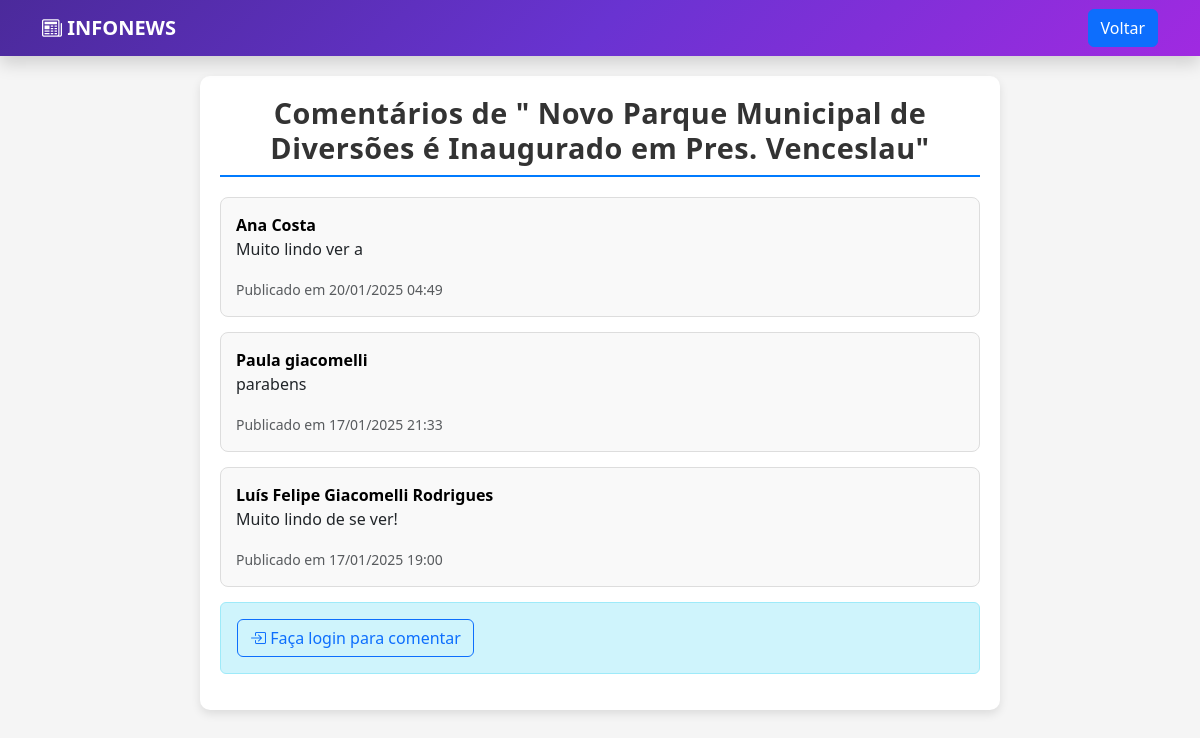
The page /comentarios.php?id=9 on the database as committed earlier.
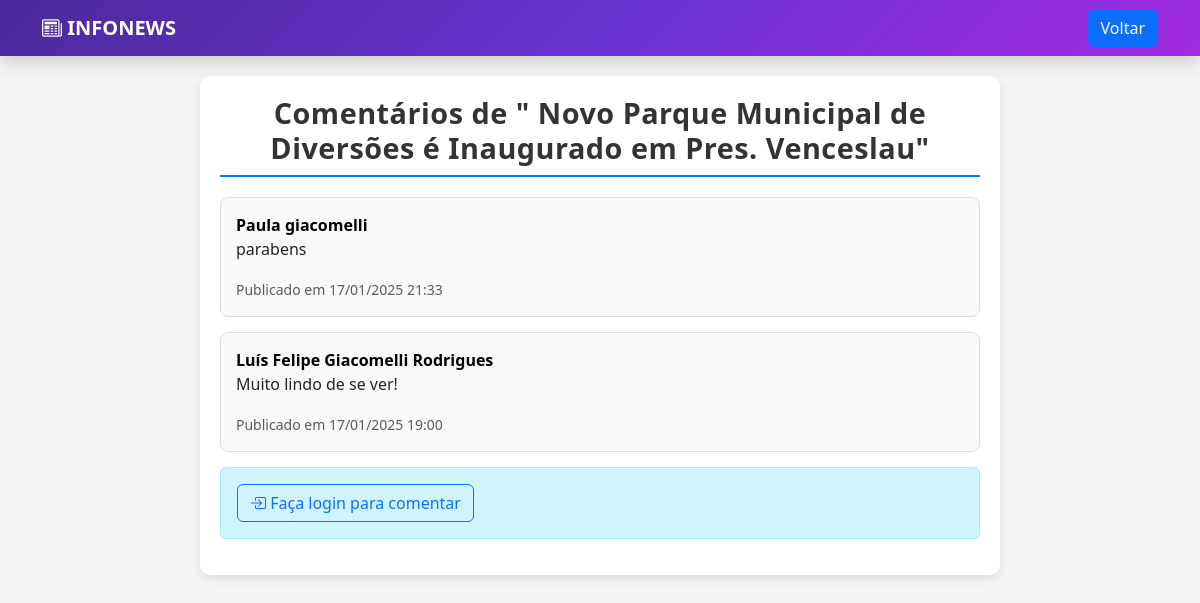
The same page on the database as committed later.
### tables this page shows
CREATE TABLE `noticias` (
  `not_codigo` int(11) NOT NULL,
  `not_titulo` varchar(200) NOT NULL,
  `not_conteudo` text NOT NULL,
  `not_autor_codigo` int(11) NOT NULL,
  `not_publicado_em` timestamp NULL DEFAULT current_timestamp(),
  `created_at` timestamp NOT NULL DEFAULT current_timestamp(),
  `updated_at` timestamp NOT NULL DEFAULT current_timestamp() ON UPDATE current_timestamp(),
  `not_imagem` varchar(300) NOT NULL
);

CREATE TABLE `comentarios` (
  `com_codigo` int(11) NOT NULL,
  `usu_codigo` int(11) NOT NULL,
  `not_codigo` int(11) NOT NULL,
  `com_conteudo` text NOT NULL,
  `com_criadoem` timestamp NOT NULL DEFAULT current_timestamp()
);

CREATE TABLE `usuarios` (
  `usu_codigo` int(11) NOT NULL,
  `usu_nome` varchar(100) NOT NULL,
  `usu_email` varchar(150) NOT NULL,
  `usu_senha` varchar(255) NOT NULL,
  `created_at` timestamp NOT NULL DEFAULT current_timestamp(),
  `updated_at` timestamp NOT NULL DEFAULT current_timestamp() ON UPDATE current_timestamp(),
  `usu_nivel` varchar(50) DEFAULT NULL,
  `usu_foto` varchar(255) DEFAULT NULL,
  `usu_foto_de_fundo` varchar(255) DEFAULT NULL
);

### comentarios.php (the view, shortened to what this page needs)
<?php
$conexao = conexao::getInstance();
$sql = "
    SELECT c.*, u.usu_nome
    FROM comentarios c
    JOIN usuarios u ON c.usu_codigo = u.usu_codigo
    WHERE c.not_codigo = :not_codigo ORDER BY c.com_criadoem DESC
";
$stm = $conexao->prepare($sql);
$stm->bindValue(':not_codigo', $_GET['id']);
$stm->execute();
$comentarios = $stm->fetchAll(PDO::FETCH_OBJ);
$sql = "SELECT * FROM noticias WHERE not_codigo = :not_codigo";
$stm = $conexao->prepare($sql);
$stm->bindValue(':not_codigo', $_GET['id']);
$stm->execute();
$noticia = $stm->fetch(PDO::FETCH_OBJ);
?>
<!DOCTYPE html>
<html lang="pt-br">
<head>
    <link rel="stylesheet" href="https://cdn.jsdelivr.net/npm/bootstrap-icons/font/bootstrap-icons.css">
    <link href="https://cdn.jsdelivr.net/npm/bootstrap@5.3.3/dist/css/bootstrap.min.css" rel="stylesheet">
</head>
<body>
    <?php include 'header.php'; ?>
    <div class="comments-section">
        <h2 class="comments-title">Comentários de "<?= $noticia->not_titulo ?>"</h2>
        <?php foreach ($comentarios as $comentario) : ?>
            <div class="comment-card">
                <div class="comment-header">
                    <?php if ($comentario->usu_codigo == $_SESSION['id']) : ?>
                        <a href="perfil.php" class="link_user"><strong><?= htmlspecialchars($comentario->usu_nome) ?></strong></a>
                    <?php else : ?>
                        <a href="userAccount.php?id=<?= $comentario->usu_codigo ?>" class="link_user"><strong><?= htmlspecialchars($comentario->usu_nome) ?></strong></a>
                    <?php endif; ?>
                </div>
                <p><?= nl2br(htmlspecialchars($comentario->com_conteudo)) ?></p>
                <small class="text-muted">Publicado em <?= date('d/m/Y H:i', strtotime($comentario->com_criadoem)) ?></small>
            </div>
        <?php endforeach; ?>
        <?php if ($_SESSION['logado099']) : ?>
            <div class="comment-box">
                <h4>Adicionar Comentário</h4>
                <form method="POST" action="actioncomentario.php">
                    <input type="hidden" name="acao" value="incluir">
                    <input type="hidden" name="not_codigo" value="<?= $noticia->not_codigo ?>">
                    <textarea name="conteudo" required placeholder="Digite seu comentário..."></textarea>
                    <button type="submit" class="btn btn-primary mt-3">Comentar</button>
                </form>
            </div>
        <?php else : ?>
            <div class="alert alert-info">
                <a href="login.php" class="btn btn-outline-primary">
                    <i class="bi bi-box-arrow-in-right"></i> Faça login para comentar
                </a>
            </div>
        <?php endif; ?>
    </div>
</body>
</html>

### header.php (shortened to what this page needs)
<!DOCTYPE html>
<html lang="en">
<head>
</head>
<body>
    <nav class="navbar navbar-expand-lg shadow" style="
            background: linear-gradient(135deg, #4b2a9b, #6933d1, #a02ae1);
            box-shadow: 0 2px 4px rgba(0, 0, 0, 0.1);
            transition: background-color 0.3s ease-in-out;">
        <div class="container">
            <a class="navbar-brand text-white fw-bold" href="#">
                <i class="bi bi-newspaper"></i> INFONEWS
            </a>
            <a href="index.php" class="btn btn-primary">Voltar</a>
        </div>
    </nav>
</body>
</html>

### comentarios.php (style rules this page uses)
body { background-color: #f5f5f5; font-family: 'Segoe UI', Tahoma, Geneva, Verdana, sans-serif; }
.comments-section { max-width: 800px; margin: 20px auto; background: white; padding: 20px; border-radius: 10px; box-shadow: 0 4px 10px rgba(0, 0, 0, 0.1); }
.comment-card { position: relative; background-color: #f9f9f9; border: 1px solid #ddd; border-radius: 8px; padding: 15px; margin-bottom: 15px; }
.comment-header { display: flex; justify-content: space-between; align-items: center; }
.comment-header strong { font-size: 1rem; }
.comments-title { font-size: 1.8rem; font-weight: bold; color: #333; text-align: center; margin-bottom: 20px; padding-bottom: 10px; border-bottom: 2px solid #007bff; letter-spacing: 0.5px; }
.link_user { text-decoration: none; color: #000; }

Rows that differ between the two databases and show on the page:
removed comentarios: usu_codigo.usu_nome "Ana Costa", com_conteudo "Muito lindo ver a", com_criadoem "20/01/2025 04:49"
